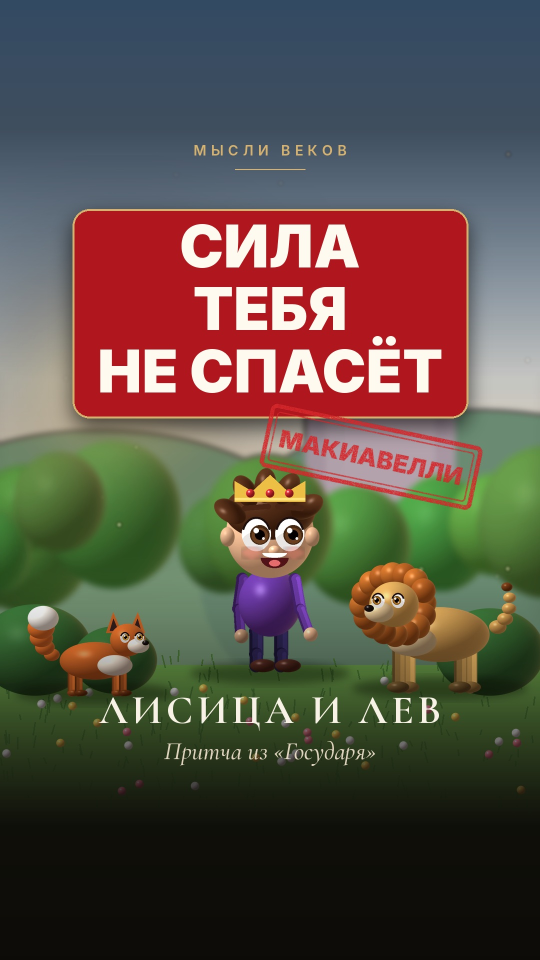
#> input picture reels/covers/01_lisitsa_click.jpg, 1080 x 1920 px, given in place of rubens_heads.jpg, which was not available (shown at 1/2 size)
$ python make_cover_seneca.py
#> lines starting #> are read from the running program, lines starting #| are printed output that depends on the picture; pictures that were not available may be replaced by others from this repository, and a replacement may not be noted
### reels/make_covers.py
"""Единые обложки для Reels (1080×1920, важное — в центральной зоне 3:4, которую показывает сетка профиля)."""
import importlib.util, os, sys
import numpy as np
from PIL import Image, ImageDraw, ImageFont, ImageEnhance, ImageFilter
HERE = os.path.dirname(os.path.abspath(__file__)); sys.path.insert(0, HERE)
W, H = 1080, 1920; GOLD, WHITE, GREY = (214, 178, 112), (248, 242, 230), (190, 180, 166)
def serif(s, z): return ImageFont.truetype(f"{HERE}/fonts/CormorantGaramond-{s}.ttf", z)
def sans(s, z): return ImageFont.truetype(f"/usr/share/fonts/opentype/inter/Inter-{s}.otf", z)
def cfg(name):
    sp = importlib.util.spec_from_file_location(name, f"{HERE}/configs/{name}.py"); m = importlib.util.module_from_spec(sp); sp.loader.exec_module(m); return m
def cover_crop(im, fx=0.5, fy=0.4, zoom=1.0):
#> called with fx = 0.4, fy = 0.3, zoom = 1.25
    s = max(W / im.width, H / im.height) * zoom; im = im.resize((int(im.width * s), int(im.height * s)), Image.LANCZOS)
#> after `s = max(W / im.width, H / im.height) * zoom`: s = 1.25
    x = min(max(int(fx * im.width - W / 2), 0), im.width - W); y = min(max(int(fy * im.height - H / 2), 0), im.height - H)
#> after `x = min(max(int(fx * im.width - W / 2), 0), im.width - W)`: x = 0
#> after `y = min(max(int(fy * im.height - H / 2), 0), im.height - H)`: y = 0
    return im.crop((x, y, x + W, y + H))
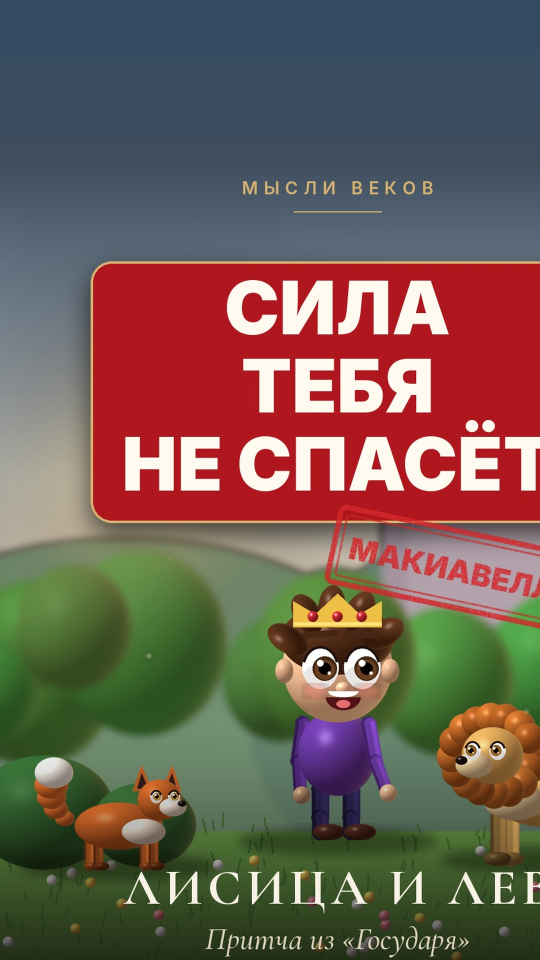
#> returned value: PIL image 1080x1920 RGB (shown at 1/2 size); mean R, G, B 110, 92.3, 82.2
def spaced(d, xy, text, f, fill, sp=6):
    w = sum(d.textlength(c, font=f) + sp for c in text) - sp; x = xy[0] - w / 2
    for c in text: d.text((x, xy[1]), c, font=f, fill=fill, anchor="lm"); x += d.textlength(c, font=f) + sp
# [20 lines left out: function make, not called in this run]

# [16 lines that do not run on import are left out]

### reels/make_cover_seneca.py
"""Кликбейт-обложка для «Сенека — 5 правил»: лицо крупно, красная плашка-хук, штамп «ЗАПРЕЩЕНО».
Всё важное — в центральной зоне 3:4 (y 240–1680), которую показывает сетка профиля."""
import os, sys
import numpy as np
from PIL import Image, ImageDraw, ImageFilter, ImageEnhance
HERE = os.path.dirname(os.path.abspath(__file__)); sys.path.insert(0, HERE)
from make_covers import cover_crop, spaced, serif, sans, W, H, GOLD, WHITE

im = cover_crop(Image.open(f"{HERE}/art/rubens_heads.jpg"), 0.4, 0.3, 1.25)
im = ImageEnhance.Contrast(ImageEnhance.Color(im).enhance(0.95)).enhance(1.12).convert("RGBA")
#> im: PIL image 1080x1920 RGBA
yy, xx = np.mgrid[0:H, 0:W].astype(np.float32)
a = np.clip((yy - 900) / 600, 0, 1) ** 1.1 * 240 + np.clip((300 - yy) / 300, 0, 1) * 120
a = np.maximum(a, np.clip(((xx - W / 2) ** 2 / (W * 0.72) ** 2 + (yy - H * 0.38) ** 2 / (H * 0.55) ** 2) - 0.45, 0, 1) * 220)
im.alpha_composite(Image.fromarray(np.dstack([np.full((H, W), 10), np.full((H, W), 6), np.full((H, W), 6), np.clip(a, 0, 245)]).astype(np.uint8), "RGBA"))
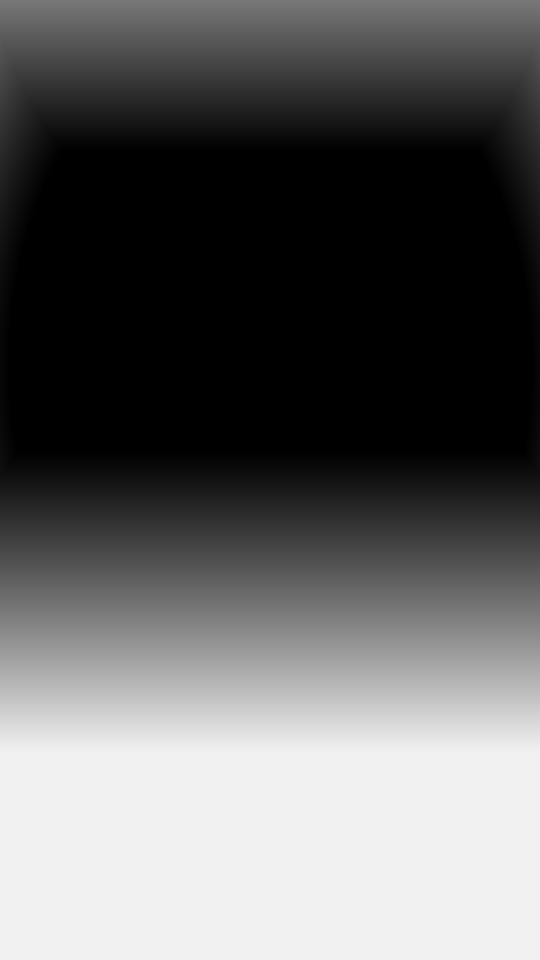
#> a: shape (1920, 1080) float32 (shown at 1/2 size); min 0, max 240, mean 98
d = ImageDraw.Draw(im)
spaced(d, (W // 2, 300), "МЫСЛИ ВЕКОВ", sans("SemiBold", 28), GOLD, 9); d.line(((W // 2 - 70, 338), (W // 2 + 70, 338)), fill=GOLD, width=2)

# штамп «ЗАПРЕЩЕНО» — повёрнут, с неровными краями
st = Image.new("RGBA", (620, 200), (0, 0, 0, 0)); sd = ImageDraw.Draw(st)
#> after `st = Image.new('RGBA', (620, 200), (0, 0, 0, 0))`: st: PIL image 620x200 RGBA; every value is 0
sd.rounded_rectangle((10, 10, 610, 190), 18, outline=(214, 40, 44, 235), width=12); sd.rounded_rectangle((30, 30, 590, 170), 10, outline=(214, 40, 44, 200), width=4)
f = sans("Black", 74); sd.text((310, 102), "ПРИГОВОРЁН", font=f, fill=(214, 40, 44, 235), anchor="mm")
rng = np.random.default_rng(3); al = np.asarray(st.getchannel("A")).astype(np.float32) * (rng.random((200, 620)) > 0.12)
#> after `al = np.asarray(st.getchannel('A')).astype(np.float32) * (rng.random((`:
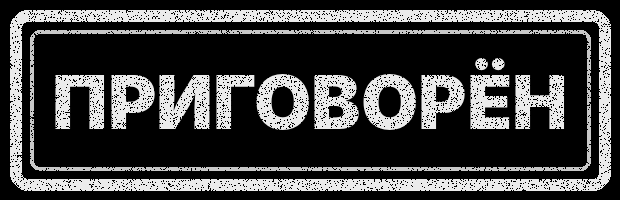
#> al: shape (200, 620) float32; min 0, max 235, mean 66.4
st.putalpha(Image.fromarray(al.astype(np.uint8)).filter(ImageFilter.GaussianBlur(0.6)))
st = st.rotate(-12, expand=True, resample=Image.BICUBIC); st = st.resize((int(st.width * 0.72), int(st.height * 0.72)), Image.LANCZOS)
#> after `st = st.resize((int(st.width * 0.72), int(st.height * 0.72)), Image.LA`:
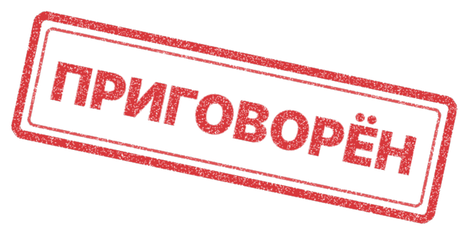
#> st: PIL image 468x234 RGBA; mean R, G, B, A 55, 8.6, 9.7, 39; transparent parts drawn white

# красная плашка-хук
txt = "ИМПЕРАТОР\nПРИКАЗАЛ\nЕМУ УМЕРЕТЬ"; f = sans("Black", 118); y = 1010
x0, y0, x1, y1 = d.multiline_textbbox((W // 2, y), txt, font=f, anchor="ma", align="center", spacing=10)
#> x0 = 99; y0 = 1038; x1 = 980; y1 = 1375
sh = Image.new("RGBA", (W, H), (0, 0, 0, 0)); ImageDraw.Draw(sh).rounded_rectangle((x0 - 50, y0 - 30 + 18, x1 + 50, y1 + 50 + 18), 34, fill=(0, 0, 0, 170))
#> after `sh = Image.new('RGBA', (W, H), (0, 0, 0, 0))`: sh: PIL image 1080x1920 RGBA; every value is 0
#> after `ImageDraw.Draw(sh).rounded_rectangle((x0 - 50, y0 - 30 + 18, x1 + 50, `:
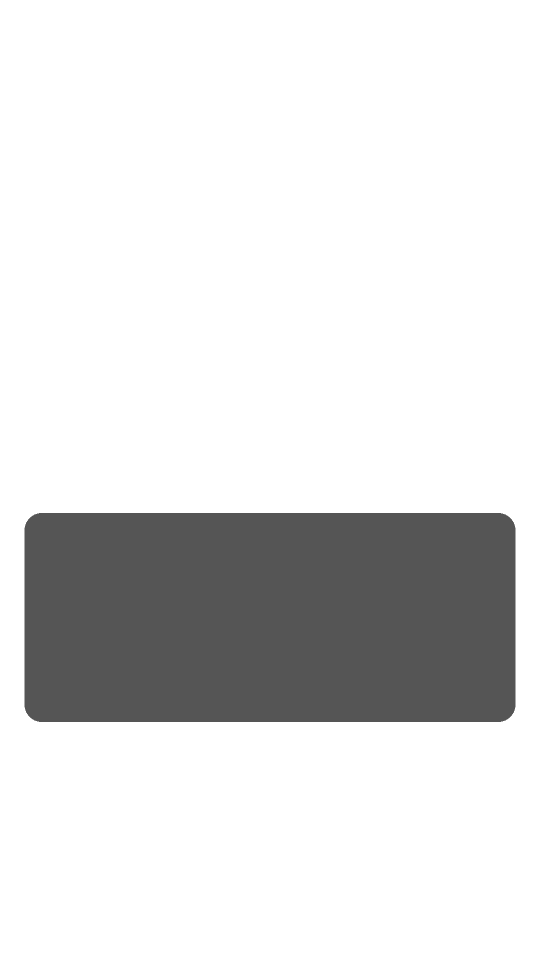
#> sh: PIL image 1080x1920 RGBA (shown at 1/2 size); mean R, G, B, A 0, 0, 0, 33.6; transparent parts drawn white
im.alpha_composite(sh.filter(ImageFilter.GaussianBlur(20))); d = ImageDraw.Draw(im)
d.rounded_rectangle((x0 - 50, y0 - 30, x1 + 50, y1 + 50), 34, fill=(176, 22, 30)); d.rounded_rectangle((x0 - 50, y0 - 30, x1 + 50, y1 + 50), 34, outline=GOLD, width=4)
d.multiline_text((W // 2, y), txt, font=f, fill=(255, 250, 240), anchor="ma", align="center", spacing=10)
im.alpha_composite(st, (W - st.width - 24, y0 - st.height + 40)); d = ImageDraw.Draw(im)
#> after `im.alpha_composite(st, (W - st.width - 24, y0 - st.height + 40))`:
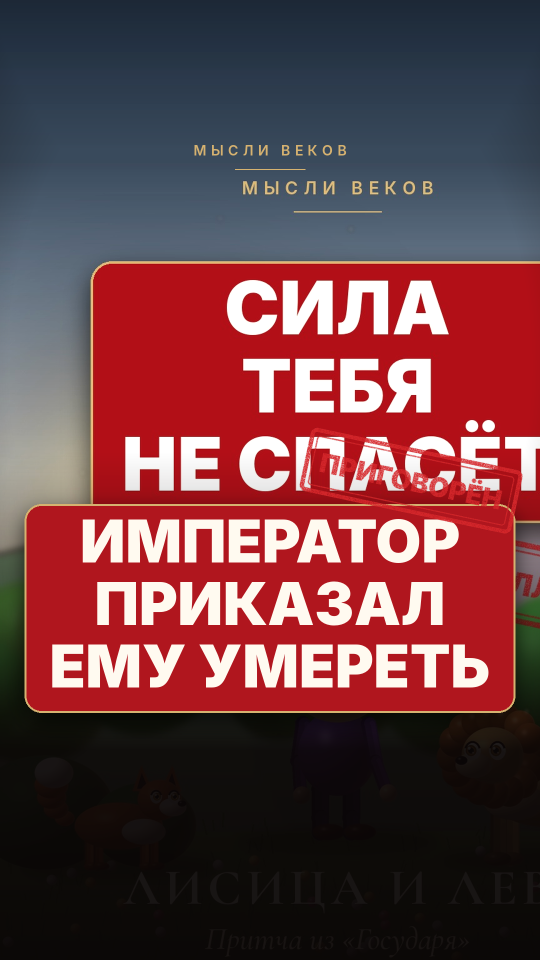
#> im: PIL image 1080x1920 RGBA (shown at 1/2 size); mean R, G, B, A 106.3, 62.8, 67.4, 255
yb = y1 + 140
#> yb = 1515
spaced(d, (W // 2, yb), "СЕНЕКА", serif("Bold", 92), WHITE, 8)
d.text((W // 2, yb + 82), "5 правил, которые пережили Рим", font=serif("MediumItalic", 50), fill=(225, 212, 190), anchor="mm")
im.convert("RGB").save(f"{HERE}/covers/09_seneca_click.jpg", quality=94)
g = im.convert("RGB").crop((0, 240, W, 1680)).resize((360, 480), Image.LANCZOS); g.save(f"{HERE}/covers/09_seneca_click_grid.jpg", quality=92)
#> after `g = im.convert('RGB').crop((0, 240, W, 1680)).resize((360, 480), Image`:
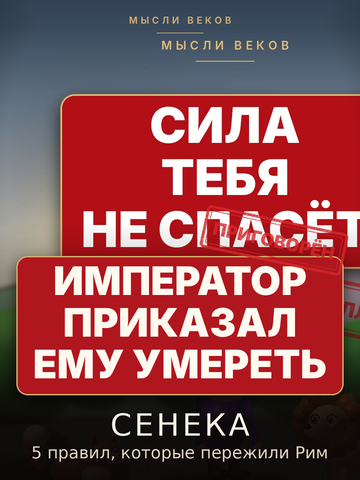
#> g: PIL image 360x480 RGB; mean R, G, B 135.4, 75.3, 78.9
print("ok")
